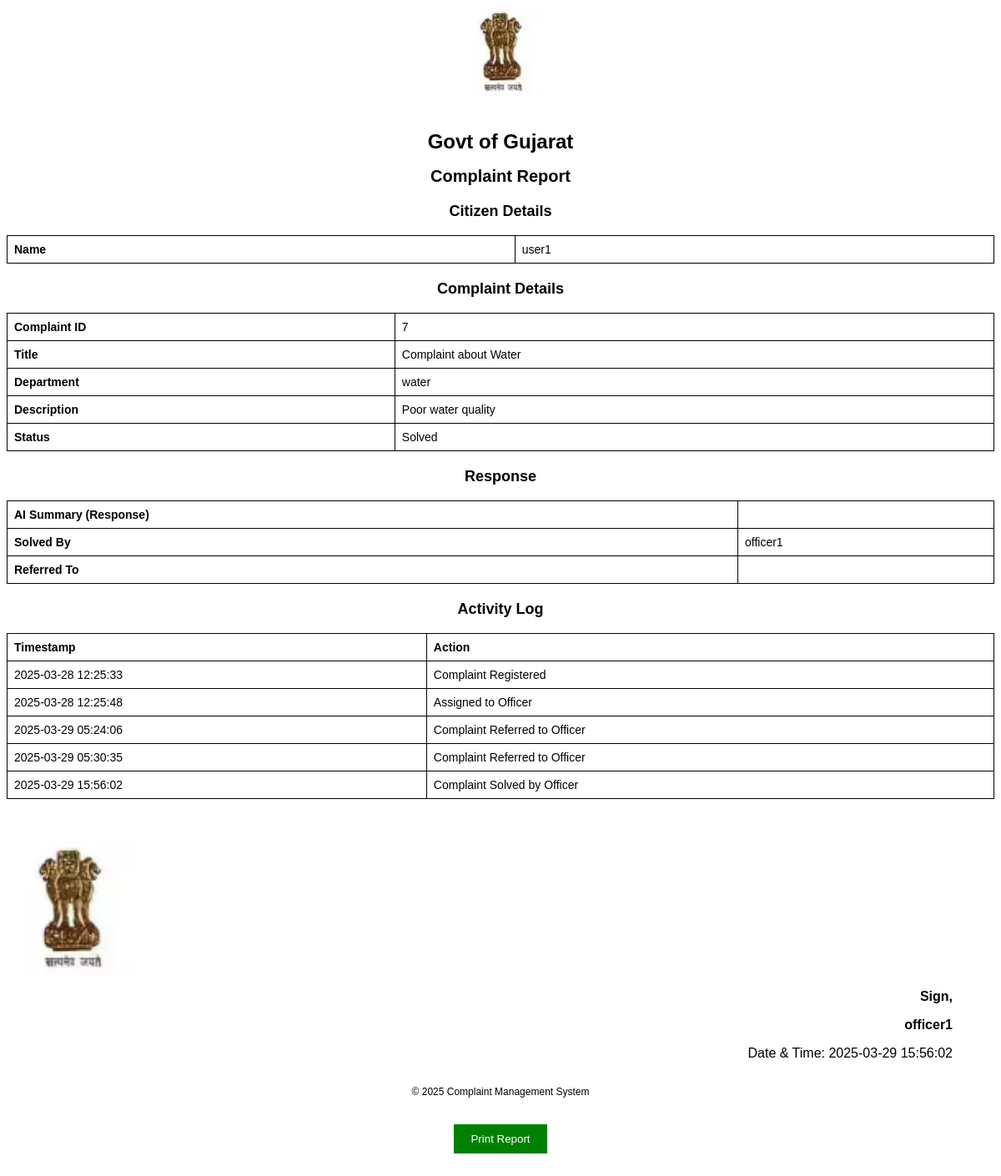
The page /user/generate_report.php?complaint_id=7 on the database its author committed.
### tables this page shows
CREATE TABLE `complaints` (
  `id` int(11) NOT NULL,
  `citizen_id` int(11) NOT NULL,
  `department_id` int(11) NOT NULL,
  `title` varchar(255) NOT NULL,
  `description` text NOT NULL,
  `status` enum('registered','in_progress','solved','referred') DEFAULT 'registered',
  `priority` enum('top','medium','normal','low') DEFAULT 'normal',
  `officer_id` int(11) DEFAULT NULL,
  `dept_head_id` int(11) DEFAULT NULL,
  `referred_by` int(11) DEFAULT NULL,
  `referred_at` timestamp NULL DEFAULT NULL,
  `remarks` text DEFAULT NULL,
  `response` text DEFAULT NULL,
  `review_rating` int(11) DEFAULT NULL,
  `review_feedback` text DEFAULT NULL,
  `ai_summary_complaint` text DEFAULT NULL,
  `ai_summary_response` text DEFAULT NULL,
  `target_id` int(11) DEFAULT NULL,
  `target_role` enum('officer','dept_head') DEFAULT NULL,
  `created_at` timestamp NOT NULL DEFAULT current_timestamp(),
  `updated_at` timestamp NOT NULL DEFAULT current_timestamp() ON UPDATE current_timestamp()
);

CREATE TABLE `users` (
  `id` int(11) NOT NULL,
  `name` varchar(100) NOT NULL,
  `email` varchar(100) NOT NULL,
  `password` varchar(255) NOT NULL,
  `role` enum('citizen','officer','dept_head','admin') NOT NULL,
  `department_id` int(11) DEFAULT NULL,
  `created_at` timestamp NOT NULL DEFAULT current_timestamp()
);

CREATE TABLE `departments` (
  `id` int(11) NOT NULL,
  `name` varchar(100) NOT NULL,
  `description` text DEFAULT NULL,
  `created_at` timestamp NOT NULL DEFAULT current_timestamp()
);

CREATE TABLE `complaint_activity` (
  `id` int(11) NOT NULL,
  `complaint_id` int(11) NOT NULL,
  `activity` varchar(255) NOT NULL,
  `activity_by` int(11) NOT NULL,
  `activity_time` timestamp NOT NULL DEFAULT current_timestamp()
);

CREATE TABLE `signatures` (
  `id` int(11) NOT NULL,
  `user_id` int(11) NOT NULL,
  `signature_filename` varchar(255) NOT NULL,
  `uploaded_at` timestamp NOT NULL DEFAULT current_timestamp()
);

### user/generate_report.php (the view, shortened to what this page needs)
<?php
include('..\config.php');
$complaint_id = $_GET['complaint_id'];
$sql = "SELECT c.*, d.name as dept_name, u.name as citizen_name,
               o.name as officer_name, s.signature_filename
        FROM complaints c
        LEFT JOIN departments d ON c.department_id = d.id
        LEFT JOIN users u ON c.citizen_id = u.id
        LEFT JOIN users o ON c.officer_id = o.id
        LEFT JOIN signatures s ON s.user_id = o.id
        WHERE c.id = '$complaint_id'";
$result = $conn->query($sql);
$complaint = $result->fetch_assoc();
?>
<!DOCTYPE html>
<html lang="en">
<head>
</head>
<body>
    <img class="logo" src="../assets/emblem.png" alt="Logo">
    <h1><strong>Govt of Gujarat</strong></h1>
    <h2>Complaint Report</h2>
    <h3>Citizen Details</h3>
    <table>
        <tr>
            <th>Name</th>
            <td><?= htmlspecialchars($complaint['citizen_name']) ?></td>
        </tr>
    </table>
    <h3>Complaint Details</h3>
    <table>
        <tr>
            <th>Complaint ID</th>
            <td><?= htmlspecialchars($complaint['id']) ?></td>
        </tr>
        <tr>
            <th>Title</th>
            <td><?= htmlspecialchars($complaint['title']) ?></td>
        </tr>
        <tr>
            <th>Department</th>
            <td><?= htmlspecialchars($complaint['dept_name']) ?></td>
        </tr>
        <tr>
            <th>Description</th>
            <td><?= nl2br(htmlspecialchars($complaint['description'])) ?></td>
        </tr>
        <tr>
            <th>Status</th>
            <td><?= ucfirst(htmlspecialchars($complaint['status'])) ?></td>
        </tr>
    </table>
    <h3>Response</h3>
    <table>
        <tr>
            <th>AI Summary (Response)</th>
            <td><?= nl2br(htmlspecialchars($complaint['ai_summary_response'])) ?></td>
        </tr>
        <tr>
            <th>Solved By</th>
            <td><?= htmlspecialchars($complaint['officer_name']) ?></td>
        </tr>
        <tr>
            <th>Referred To</th>
            <td><?= htmlspecialchars($complaint['target_role'] ?? "N/A") ?></td>
        </tr>
    </table>
    <h3>Activity Log</h3>
    <table>
        <tr>
            <th>Timestamp</th>
            <th>Action</th>
        </tr>
        <?php
        $activity_sql = "SELECT * FROM complaint_activity WHERE complaint_id = '$complaint_id' ORDER BY activity_time ASC";
        $activity_result = $conn->query($activity_sql);
        if ($activity_result->num_rows > 0) {
            while ($activity = $activity_result->fetch_assoc()) {
                echo "<tr><td>" . $activity['activity_time'] . "</td><td>" . htmlspecialchars($activity['activity']) . "</td></tr>";
            }
        } else {
            echo "<tr><td colspan='2'>No activity recorded</td></tr>";
        }
        ?>
    </table>
    <div class="signature-block">
        <?php if (!empty($complaint['signature_filename'])): ?>
            <img class="signature" src="../signatures/<?= htmlspecialchars($complaint['signature_filename']) ?>" alt="Officer Signature">
        <?php else: ?>
            <p>No signature available.</p>
        <?php endif; ?>
        <p><strong>Sign,</strong></p>
        <p><strong><?= htmlspecialchars($complaint['officer_name']) ?></strong></p>
        <p>Date & Time: <?= htmlspecialchars($complaint['updated_at'] ?? "N/A") ?></p>
    </div>
    <div class="footer">
        <p>&copy; <?= date("Y") ?> Complaint Management System</p>
    </div>
    <button class="print-btn" onclick="window.print()">Print Report</button>
</body>
</html>

### user/generate_report.php (style rules this page uses)
body { font-family: Arial, sans-serif; text-align: center; }
h1 { font-size: 24px; }
h2 { font-size: 20px; margin-top: 10px; }
h3 { font-size: 18px; margin-top: 20px; }
table { width: 100%; border-collapse: collapse; margin-top: 10px; font-size: 14px; }
th, td { border: 1px solid black; padding: 8px; text-align: left; }
.footer { margin-top: 30px; font-size: 12px; text-align: center; }
img.logo { width: 100px; margin-bottom: 20px; }
.signature-block { text-align: right; margin-top: 50px; margin-right: 50px; }
.signature { width: 150px; display: block; margin-bottom: 5px; }
.print-btn { margin: 20px; padding: 10px 20px; background: green; color: white; border: none; cursor: pointer; }

### rows shown on the page
complaints: citizen.name "user1", id "7", title "Complaint about Water", department.name "water", description "Poor water quality", status "Solved", officer.name "officer1", signatures.signature_filename (picture), updated_at "2025-03-29 15:56:02"
complaint_activity: activity_time "2025-03-28 12:25:33", activity "Complaint Registered"
complaint_activity: activity_time "2025-03-28 12:25:48", activity "Assigned to Officer"
complaint_activity: activity_time "2025-03-29 05:24:06", activity "Complaint Referred to Officer"
complaint_activity: activity_time "2025-03-29 05:30:35", activity "Complaint Referred to Officer"
complaint_activity: activity_time "2025-03-29 15:56:02", activity "Complaint Solved by Officer"
